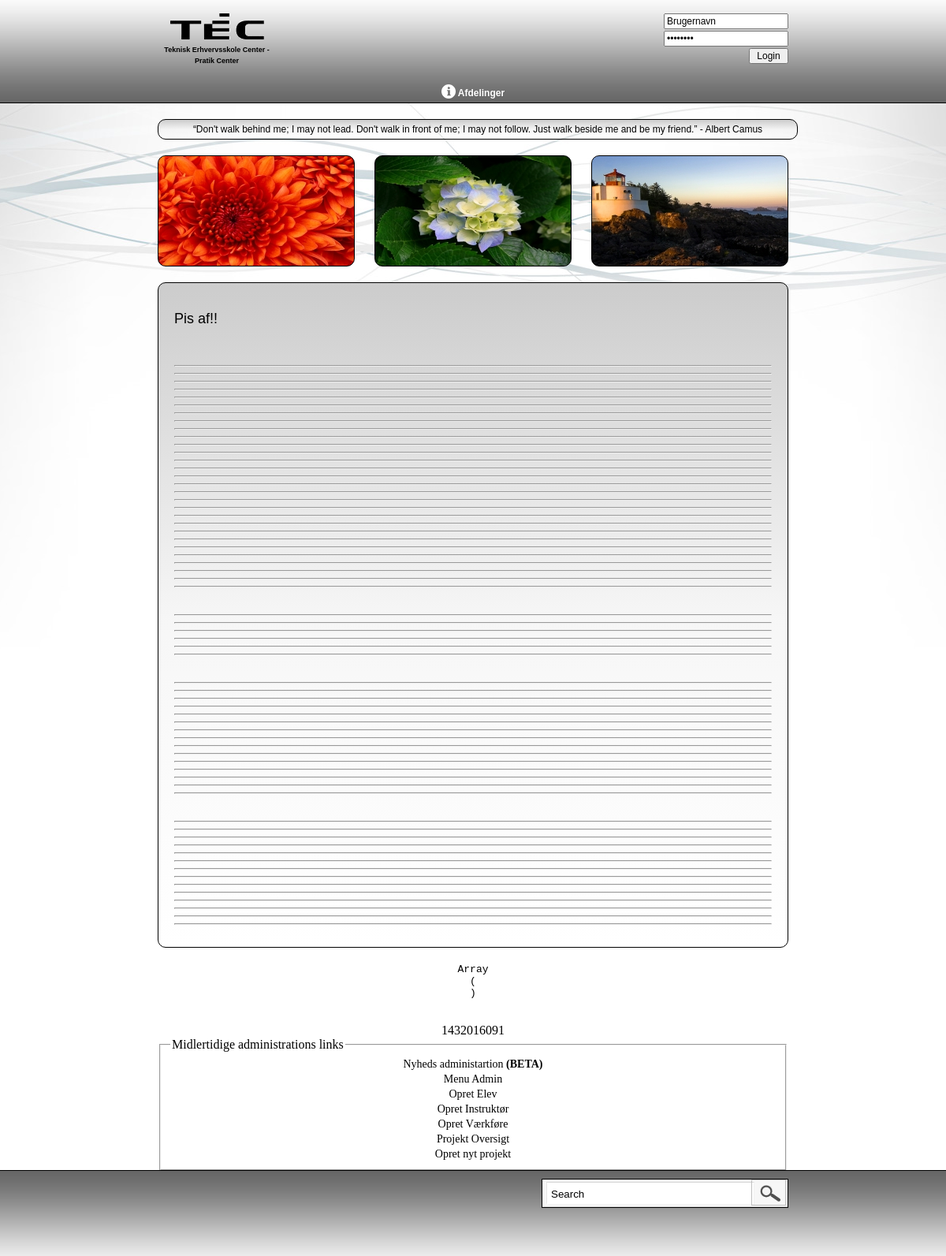
The app's page /Site/index.php?page=wevwevwe with its own data.
### tables this page shows
CREATE TABLE IF NOT EXISTS `main_menu_cat` (
  `id` int(11) NOT NULL,
  `menu_cat_name` varchar(255) NOT NULL,
  `sort_nr` int(11) NOT NULL,
  `icon` text
);

CREATE TABLE IF NOT EXISTS `quotes` (
  `id` int(11) NOT NULL,
  `quote` varchar(255) NOT NULL,
  `date` int(2) NOT NULL
);

CREATE TABLE IF NOT EXISTS `images` (
  `image_id` int(11) NOT NULL,
  `image_navn` varchar(255) NOT NULL,
  `image_small` text NOT NULL,
  `image_big` text NOT NULL,
  `image_date` int(11) NOT NULL,
  `fk_album_id` int(11) NOT NULL
);

CREATE TABLE IF NOT EXISTS `dynamicPages` (
  `id` int(11) NOT NULL,
  `text` longtext NOT NULL,
  `fk_userID_lastEdit` int(15) NOT NULL,
  `lastEdited` int(15) NOT NULL,
  `fk_subcat_name` varchar(255) DEFAULT NULL,
  `fk_subsubcat_name` varchar(255) DEFAULT NULL
);

### Site/include/URL_controller/url_controller.php (called while the page is built, shortened)
<?php
if(isset($_GET['administration']))
{
	$admin = mysqli_real_escape_string($db_conn,strip_tags($_GET['administration']));
    $html_headder_title = $admin;
}
else {
    $admin = '';
}
if(isset($_GET['page']))
{
	$page = mysqli_real_escape_string($db_conn,strip_tags($_GET['page']));
}
else if($admin == '')
{
	$page = 'Forside';
    $html_headder_title = $page;
}
if(isset($_GET['subpage']))
{
	$subpage = mysqli_real_escape_string($db_conn,strip_tags($_GET['subpage']));
    $html_headder_title = $page.' -> '.$subpage;
}
else
{
	$subpage = '';
}
?>

### Site/include/Navigation/navbox.php (the view, shortened to what this page needs)
<nav>
    <ul>
        <?php
            $nav_sql="SELECT * FROM main_menu_cat" ;
            $nav_result= mysqli_query($db_conn, $nav_sql) or die (mysqli_error($db_conn));
            while ($nav_row= mysqli_fetch_assoc($nav_result))
            {
                $nav_cat_id=$nav_row['id'];
                if($nav_row['icon']==NULL)
                {
                    $nav_image='<img src="img/icons/003w.png" />';
                }
                else
                {
                    $nav_image="<img src='".$nav_row['icon']."' />";
                } ?>
                <li>
                    <?php echo $nav_image.' '; echo $nav_row['menu_cat_name']; ?>
                    <?php
                    $sub_nav_sql = "select * from main_menu_subcat Where fk_menu_cat_id = '$nav_cat_id'";
                    $sub_nav_resut = mysqli_query($db_conn, $sub_nav_sql) or die (mysql_error());
                    while($page_row = mysqli_fetch_assoc($sub_nav_resut))
                    {
                        $sub_cat_id=$page_row['id'];
                        if($page_row['icon']==NULL)
                        {
                            $nav_image='<img src="img/icons/003w.png" />';
                        }
                        else
                        {
                            $nav_image="<img src='".$page_row['icon']."' />";
                        } ?>
                                <?php
                                $sub_nav_sql = "select * from main_menu_subsubcat Where fk_menu_subcat_id = '$sub_cat_id'";
                                $sub_nav_resut = mysqli_query($db_conn, $sub_nav_sql) or die (mysql_error());
                                {?>
                        <?php   }
                    }?>
                </li>
<?php       }?>
    </ul>
</nav>

### Site/include/html_headder.php (shortened to what this page needs)
<?php
require_once('DBcon/dbconn.php');
require_once('include/URL_controller/url_controller.php');
?>
<!DOCTYPE html>
<html>
    <head>
        <link href="css/nav-style.css" rel="stylesheet">
        <link href="style.css" rel="stylesheet">
    <link rel="stylesheet" href="//ajax.googleapis.com/ajax/libs/jqueryui/1.11.0/themes/smoothness/jquery-ui.css" />
    <link href="froala_editor/css/font-awesome.min.css" rel="stylesheet" type="text/css">
    <link href="froala_editor/css/froala_editor.min.css" rel="stylesheet" type="text/css">
    </head>

### Site/index.php
<?php include_once("include/html_headder.php") ?>
<div id="bodywrap" align="center">
    <?php include_once("include/header.php") ?>
    <?php include_once("include/content.php") ?>
    <?php include_once("include/footer.php") ?>
</div>
<?php include_once("include/html_end.php") ?>

### Site/include/header.php (shortened to what this page needs)
<div id="header">
  <div id="headerwrap">
    <div id="headertopspace"></div>
    <div id="headerteclogo"> <a href="index.php"><img src="img/tec_logo.png" alt="TEC-PC.dk - klik for at komme til forsiden" border="0"></a><strong>
      <h5>Teknisk Erhvervsskole Center - Pratik Center</h5>
      </strong></a> </div>
    <div style="height:70px; width:500px; float:left; margin-bottom:14px;">
    </div>
    <div id="headerlogin" align="left">
	<?php
	  if (!isset($_SESSION['user']))
		{
			include_once("include/User_module/login.php");
		}
	?>
    </div>
    <div id="navbox">
      <?php include_once("include/Navigation/navbox.php") ?>
    </div>
  </div>
</div>

### Site/include/User_module/login.php (shortened to what this page needs)
<?php
if (!isset($_SESSION['user']))
{
?>
<form method="post" action="">
<input name="username" type="email" id="username" value="Brugernavn" class="headerlogin_class" onfocus="if (this.value == 'Brugernavn') {this.value = '';}" onblur="if (this.value == '') {this.value = 'Brugernavn';}" title="Din email" />
<input name="password" type="password" id="password" value="Password" class="headerlogin_class"/ onfocus="if (this.value == 'Password') {this.value = '';this.type='password';}" onblur="if (this.value == '') {this.value = 'Password';this.type='password';}"/>
<input type="submit" name="Submit" value="Login" class="headerlogin_login" />
</form>
<?php
}
?>

### Site/include/content.php (shortened to what this page needs)
<div id="contend" align="center">
  <div id="longtextbox">
  	<?php include_once("include/random_quote.php"); ?>
  </div>
  <div id="smalltextboxwrapper">
	 <?php include_once("include/tre_random_pics.php"); ?>
  </div>
  <div id="bigtextboxes" class="bigtextboxes">
  <?php
    if(!isset($page)){
    }
    else {
        switch($page) {
          default:
            include_once("include/edit_pages.php");
            break;
        }
    }
    ?>
  </div>
  <?php
echo "<pre>";
print_r($_SESSION);
echo "</pre>";
echo "<br />".time();
?>
    <fieldset>
    <legend>Midlertidige administrations links</legend>
    <a href="index.php?administration=Nyhed">Nyheds administartion <strong>(BETA)</strong></a><br>
    <a href="index.php?administration=menu">Menu Admin</a><br>
    <a href="index.php?administration=Opret Elev">Opret Elev</a><br>
    <a href="index.php?administration=Opret Instruktør">Opret Instruktør</a><br>
    <a href="index.php?administration=Opret Værkføre">Opret Værkføre</a><br>
    <a href="index.php?administration=Projekt Oversigt">Projekt Oversigt</a><br>
    <a href="index.php?administration=Opret nyt projekt">Opret nyt projekt</a><br>
</fieldset>
</div>

### Site/include/random_quote.php (shortened to what this page needs)
<div style="max-width:790px;">
<?php
	$month_day = date('j');
	$sql = "SELECT * FROM quotes WHERE date != '0'";
		$result = mysqli_query($db_conn,$sql) or die (mysqli_error($db_conn));
		$row = mysqli_fetch_assoc($result);
		$rows = mysqli_num_rows($result);
		$quote_date = $row['date'];
	if ($rows == '0')
	{
		$sql = "SELECT * FROM quotes ORDER BY RAND() LIMIT 1";
			$result = mysqli_query($db_conn,$sql) or die (mysqli_error($db_conn));
			$row = mysqli_fetch_assoc($result);
			$quote_id = $row['id'];
		echo $row['quote'];
		$sql = "UPDATE quotes SET date = '$month_day' WHERE id = '$quote_id'";
			mysqli_query($db_conn,$sql) or die (mysqli_error($db_conn));
	}
	else
	if ($quote_date == $month_day)
	{
		echo $row['quote'];
	}
?>
</div>

### Site/include/tre_random_pics.php (shortened to what this page needs)
      <?php
      	$counter_2 = 0;
	$random_image_sql = "SELECT * FROM images ORDER BY RAND() LIMIT 3";
	$random_image_result = mysqli_query($db_conn,$random_image_sql) or die (mysqli_error($db_conn));
	while ($random_image_row = mysqli_fetch_assoc($random_image_result))
	{
		if($counter_2 == 0)
		{
			$box_id = 'smalltextboxleft';
		}
		else if($counter_2 == 1)
		{
			$box_id = 'smalltextboxmid';
		}
		else if($counter_2 == 2)
		{
			$box_id = 'smalltextboxright';
		}
		?>
          <div style=" background:url(<?php echo $random_image_row['image_small']; ?>)" id="<?php echo $box_id; ?>"></div>
          <?php
	$counter_2 ++;
	}
?>

### Site/include/edit_pages.php (shortened to what this page needs)
<?php
if((isset($_SESSION['DynamicEditPages']) == 1) && (isset($action) == 'Edit'))
{
?>
<form action="" method="post" enctype="multipart/form-data">
<textarea id="nyhed" name="textarea">
<?php
	if($page != 'Forside' && $subpage == '')
	{
		$page_txt_sql = "SELECT text FROM dynamicPages WHERE fk_subcat_name = '$page'";
		$page_txt_result = mysqli_query($db_conn,$page_txt_sql) or die (mysqli_error($db_conn));
		$page_txt_row = mysqli_fetch_assoc($page_txt_result);
		echo $page_txt_row['text'];
	}
	else
	if($subpage != '')
	{
		$page_txt_sql = "SELECT text FROM dynamicPages WHERE fk_subsubcat_name = '$subpage'";
		$page_txt_result = mysqli_query($db_conn,$page_txt_sql) or die (mysqli_error($db_conn));
		$page_txt_row = mysqli_fetch_assoc($page_txt_result);
		echo $page_txt_row['text'];
	}
?>
</textarea>
    <br>
<input type="submit" name="submit" value="opdater" />
</form>
<?php
}
else
{
	if($page != 'Forside' && $subpage == '')
	{
		$page_txt_sql = "SELECT text FROM dynamicPages WHERE fk_subcat_name = '$page'";
		$page_txt_result = mysqli_query($db_conn,$page_txt_sql) or die (mysqli_error($db_conn));
		$page_txt_row = mysqli_fetch_assoc($page_txt_result);
		echo $page_txt_row['text'];
	}
}
?>

### Site/include/footer.php
<div id="footer">
  <div style="width:800px; height:100px">
    <div style="width:487px; height:100px; float:left">
    </div>
    <div style="width:313px; height:90px; margin-top:10px; float:left">
      <div id="searchwrapper">
        <?php include_once("include/footer_search.php") ?>
      </div>
    </div>
  </div>
</div>

### Site/include/footer_search.php
<form action="">
    <input type="text" class="searchbox" name="s" value="Search" onfocus="if (this.value == 'Search') {this.value = '';}" onblur="if (this.value == '') {this.value = 'Search';}">
    <input type="image" scr="" class="searchbox_submit" value="">
</form>

### Site/include/html_end.php
</html>

### Site/css/nav-style.css (style rules this page uses)
nav { font-family: Verdana, Geneva, sans-serif; font-size: 12px; line-height: normal; margin: 0px; padding: 0px; white-space: nowrap; text-align: center; font-weight: bold; text-shadow: 1px 1px #666; clear: both; float: left; width: 800px; margin-top: 1px; }
nav ul { margin: 0px; padding: 0px; border: 0px; list-style: none; position: relative; display: inline-table; }
nav ul li { color: #fff; }
nav ul img { width: 18px; height: 18px; vertical-align: text-bottom; }
nav ul:after { content: ""; clear: both; display: block; }
nav ul li { float: left; }
nav ul li { padding: 5px 10px; }

### records on screen
main_menu_cat: menu_cat_name "Afdelinger"
quotes: quote "“Don't walk behind me; I may not lead. Don't walk in front of me; I may not follow. Just walk beside me and be my friend.” - Albert Camus"
images: image_small (picture)
images: image_small (picture)
images: image_small (picture)
dynamicpages: text "Pis af!!"
